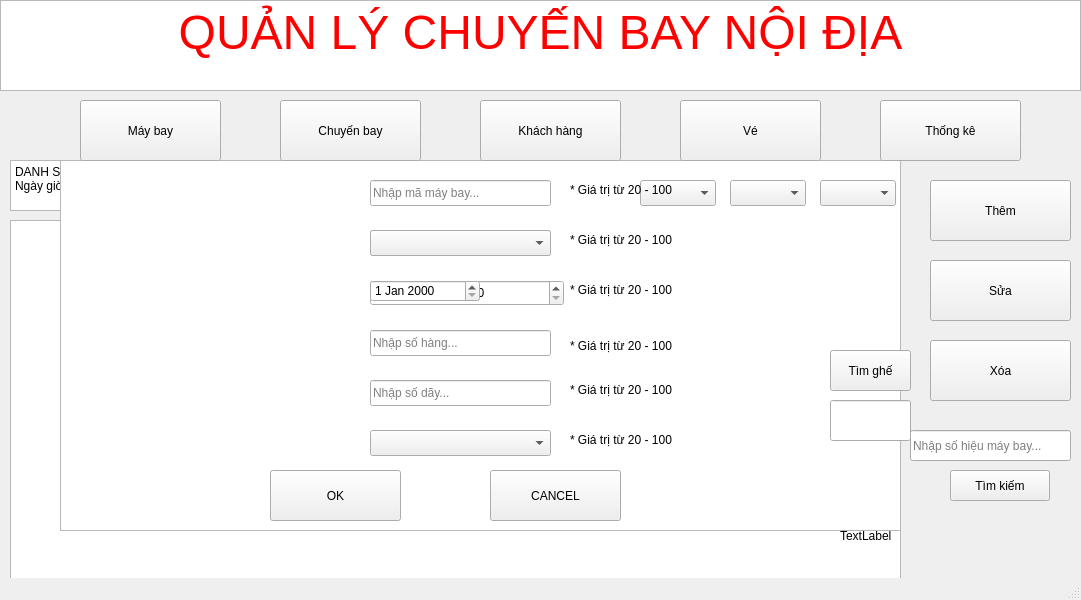
<?xml version="1.0" encoding="UTF-8"?>
<ui version="4.0">
 <class>MainWindow</class>
 <widget class="QMainWindow" name="MainWindow">
  <property name="geometry">
   <rect>
    <x>0</x>
    <y>0</y>
    <width>1081</width>
    <height>600</height>
   </rect>
  </property>
  <property name="windowTitle">
   <string>MainWindow</string>
  </property>
  <widget class="QWidget" name="centralwidget">
   <widget class="QPushButton" name="planesButton">
    <property name="geometry">
     <rect>
      <x>80</x>
      <y>100</y>
      <width>141</width>
      <height>61</height>
     </rect>
    </property>
    <property name="text">
     <string>Máy bay</string>
    </property>
   </widget>
   <widget class="QPushButton" name="flightsButton">
    <property name="geometry">
     <rect>
      <x>280</x>
      <y>100</y>
      <width>141</width>
      <height>61</height>
     </rect>
    </property>
    <property name="text">
     <string>Chuyến bay</string>
    </property>
   </widget>
   <widget class="QPushButton" name="customerButton">
    <property name="geometry">
     <rect>
      <x>480</x>
      <y>100</y>
      <width>141</width>
      <height>61</height>
     </rect>
    </property>
    <property name="text">
     <string>Khách hàng</string>
    </property>
   </widget>
   <widget class="QTextBrowser" name="topicText">
    <property name="geometry">
     <rect>
      <x>0</x>
      <y>0</y>
      <width>1081</width>
      <height>91</height>
     </rect>
    </property>
    <property name="html">
     <string>&lt;!DOCTYPE HTML PUBLIC &quot;-//W3C//DTD HTML 4.0//EN&quot; &quot;http://www.w3.org/TR/REC-html40/strict.dtd&quot;&gt;
&lt;html&gt;&lt;head&gt;&lt;meta name=&quot;qrichtext&quot; content=&quot;1&quot; /&gt;&lt;meta charset=&quot;utf-8&quot; /&gt;&lt;style type=&quot;text/css&quot;&gt;
p, li { white-space: pre-wrap; }
hr { height: 1px; border-width: 0; }
li.unchecked::marker { content: &quot;\2610&quot;; }
li.checked::marker { content: &quot;\2612&quot;; }
&lt;/style&gt;&lt;/head&gt;&lt;body style=&quot; font-family:'.AppleSystemUIFont'; font-size:13pt; font-weight:400; font-style:normal;&quot;&gt;
&lt;p align=&quot;center&quot; style=&quot; margin-top:0px; margin-bottom:0px; margin-left:0px; margin-right:0px; -qt-block-indent:0; text-indent:0px;&quot;&gt;&lt;span style=&quot; font-family:'Segoe UI'; font-size:36pt; color:#ff0000;&quot;&gt;QUẢN LÝ CHUYẾN BAY NỘI ĐỊA&lt;/span&gt;&lt;/p&gt;&lt;/body&gt;&lt;/html&gt;</string>
    </property>
   </widget>
   <widget class="QTableWidget" name="tableInfo">
    <property name="geometry">
     <rect>
      <x>10</x>
      <y>220</y>
      <width>891</width>
      <height>361</height>
     </rect>
    </property>
   </widget>
   <widget class="QPushButton" name="addButton">
    <property name="geometry">
     <rect>
      <x>930</x>
      <y>180</y>
      <width>141</width>
      <height>61</height>
     </rect>
    </property>
    <property name="text">
     <string>Thêm</string>
    </property>
   </widget>
   <widget class="QPushButton" name="updateButton">
    <property name="geometry">
     <rect>
      <x>930</x>
      <y>260</y>
      <width>141</width>
      <height>61</height>
     </rect>
    </property>
    <property name="text">
     <string>Sửa</string>
    </property>
   </widget>
   <widget class="QPushButton" name="removeButton">
    <property name="geometry">
     <rect>
      <x>930</x>
      <y>340</y>
      <width>141</width>
      <height>61</height>
     </rect>
    </property>
    <property name="text">
     <string>Xóa</string>
    </property>
   </widget>
   <widget class="QGraphicsView" name="popupBG">
    <property name="geometry">
     <rect>
      <x>60</x>
      <y>160</y>
      <width>841</width>
      <height>371</height>
     </rect>
    </property>
   </widget>
   <widget class="QPushButton" name="okButton">
    <property name="geometry">
     <rect>
      <x>270</x>
      <y>470</y>
      <width>131</width>
      <height>51</height>
     </rect>
    </property>
    <property name="text">
     <string>OK</string>
    </property>
   </widget>
   <widget class="QPushButton" name="cancelButton">
    <property name="geometry">
     <rect>
      <x>490</x>
      <y>470</y>
      <width>131</width>
      <height>51</height>
     </rect>
    </property>
    <property name="text">
     <string>CANCEL</string>
    </property>
   </widget>
   <widget class="QLineEdit" name="input1">
    <property name="geometry">
     <rect>
      <x>370</x>
      <y>180</y>
      <width>181</width>
      <height>26</height>
     </rect>
    </property>
    <property name="text">
     <string/>
    </property>
    <property name="placeholderText">
     <string>Nhập mã máy bay...</string>
    </property>
   </widget>
   <widget class="QLineEdit" name="input2">
    <property name="geometry">
     <rect>
      <x>370</x>
      <y>230</y>
      <width>181</width>
      <height>26</height>
     </rect>
    </property>
    <property name="text">
     <string/>
    </property>
    <property name="placeholderText">
     <string>Nhập loại máy bay...</string>
    </property>
   </widget>
   <widget class="QLineEdit" name="input3">
    <property name="geometry">
     <rect>
      <x>370</x>
      <y>330</y>
      <width>181</width>
      <height>26</height>
     </rect>
    </property>
    <property name="text">
     <string/>
    </property>
    <property name="placeholderText">
     <string>Nhập số hàng...</string>
    </property>
   </widget>
   <widget class="QLabel" name="warring_3">
    <property name="geometry">
     <rect>
      <x>570</x>
      <y>330</y>
      <width>351</width>
      <height>31</height>
     </rect>
    </property>
    <property name="text">
     <string>* Giá trị từ 20 - 100</string>
    </property>
   </widget>
   <widget class="QLabel" name="warring_4">
    <property name="geometry">
     <rect>
      <x>570</x>
      <y>380</y>
      <width>351</width>
      <height>20</height>
     </rect>
    </property>
    <property name="text">
     <string>* Giá trị từ 20 - 100</string>
    </property>
   </widget>
   <widget class="QLineEdit" name="input4">
    <property name="geometry">
     <rect>
      <x>370</x>
      <y>380</y>
      <width>181</width>
      <height>26</height>
     </rect>
    </property>
    <property name="text">
     <string/>
    </property>
    <property name="placeholderText">
     <string>Nhập số dãy...</string>
    </property>
   </widget>
   <widget class="QComboBox" name="idPlane">
    <property name="geometry">
     <rect>
      <x>370</x>
      <y>230</y>
      <width>181</width>
      <height>26</height>
     </rect>
    </property>
   </widget>
   <widget class="QDateTimeEdit" name="dateTimeEdit">
    <property name="geometry">
     <rect>
      <x>370</x>
      <y>280</y>
      <width>194</width>
      <height>26</height>
     </rect>
    </property>
   </widget>
   <widget class="QComboBox" name="statusFlight">
    <property name="geometry">
     <rect>
      <x>370</x>
      <y>430</y>
      <width>181</width>
      <height>26</height>
     </rect>
    </property>
   </widget>
   <widget class="QPushButton" name="ticketButton">
    <property name="geometry">
     <rect>
      <x>680</x>
      <y>100</y>
      <width>141</width>
      <height>61</height>
     </rect>
    </property>
    <property name="text">
     <string>Vé</string>
    </property>
   </widget>
   <widget class="QPushButton" name="reportButton">
    <property name="geometry">
     <rect>
      <x>880</x>
      <y>100</y>
      <width>141</width>
      <height>61</height>
     </rect>
    </property>
    <property name="text">
     <string>Thống kê</string>
    </property>
   </widget>
   <widget class="QComboBox" name="comboBox_1">
    <property name="geometry">
     <rect>
      <x>820</x>
      <y>180</y>
      <width>76</width>
      <height>26</height>
     </rect>
    </property>
   </widget>
   <widget class="QTextBrowser" name="flightInfo">
    <property name="geometry">
     <rect>
      <x>10</x>
      <y>160</y>
      <width>761</width>
      <height>51</height>
     </rect>
    </property>
    <property name="html">
     <string>&lt;!DOCTYPE HTML PUBLIC &quot;-//W3C//DTD HTML 4.0//EN&quot; &quot;http://www.w3.org/TR/REC-html40/strict.dtd&quot;&gt;
&lt;html&gt;&lt;head&gt;&lt;meta name=&quot;qrichtext&quot; content=&quot;1&quot; /&gt;&lt;meta charset=&quot;utf-8&quot; /&gt;&lt;style type=&quot;text/css&quot;&gt;
p, li { white-space: pre-wrap; }
hr { height: 1px; border-width: 0; }
li.unchecked::marker { content: &quot;\2610&quot;; }
li.checked::marker { content: &quot;\2612&quot;; }
&lt;/style&gt;&lt;/head&gt;&lt;body style=&quot; font-family:'.AppleSystemUIFont'; font-size:13pt; font-weight:400; font-style:normal;&quot;&gt;
&lt;p style=&quot; margin-top:0px; margin-bottom:0px; margin-left:0px; margin-right:0px; -qt-block-indent:0; text-indent:0px;&quot;&gt;&lt;span style=&quot; font-family:'Segoe UI'; font-size:9pt;&quot;&gt;DANH SÁCH HÀNH KHÁCH THUỘC CHUYẾN BAY ######&lt;/span&gt;&lt;/p&gt;
&lt;p style=&quot; margin-top:0px; margin-bottom:0px; margin-left:0px; margin-right:0px; -qt-block-indent:0; text-indent:0px;&quot;&gt;&lt;span style=&quot; font-family:'Segoe UI'; font-size:9pt;&quot;&gt;Ngày giờ khởi hành: dd/mm/yyyy hh:mm.  Nơi đến : xxxxxxxxxxx&lt;/span&gt;&lt;/p&gt;&lt;/body&gt;&lt;/html&gt;</string>
    </property>
   </widget>
   <widget class="QLabel" name="warring_1">
    <property name="geometry">
     <rect>
      <x>570</x>
      <y>230</y>
      <width>131</width>
      <height>20</height>
     </rect>
    </property>
    <property name="text">
     <string>* Giá trị từ 20 - 100</string>
    </property>
   </widget>
   <widget class="QLabel" name="warring_2">
    <property name="geometry">
     <rect>
      <x>570</x>
      <y>280</y>
      <width>131</width>
      <height>20</height>
     </rect>
    </property>
    <property name="text">
     <string>* Giá trị từ 20 - 100</string>
    </property>
   </widget>
   <widget class="QLabel" name="warring_5">
    <property name="geometry">
     <rect>
      <x>570</x>
      <y>430</y>
      <width>251</width>
      <height>20</height>
     </rect>
    </property>
    <property name="text">
     <string>* Giá trị từ 20 - 100</string>
    </property>
   </widget>
   <widget class="QLabel" name="warring_0">
    <property name="geometry">
     <rect>
      <x>570</x>
      <y>180</y>
      <width>241</width>
      <height>20</height>
     </rect>
    </property>
    <property name="text">
     <string>* Giá trị từ 20 - 100</string>
    </property>
   </widget>
   <widget class="QComboBox" name="comboBox_2">
    <property name="geometry">
     <rect>
      <x>730</x>
      <y>180</y>
      <width>76</width>
      <height>26</height>
     </rect>
    </property>
   </widget>
   <widget class="QComboBox" name="comboBox_3">
    <property name="geometry">
     <rect>
      <x>640</x>
      <y>180</y>
      <width>76</width>
      <height>26</height>
     </rect>
    </property>
   </widget>
   <widget class="QWidget" name="gridLayoutWidget">
    <property name="geometry">
     <rect>
      <x>150</x>
      <y>250</y>
      <width>671</width>
      <height>271</height>
     </rect>
    </property>
    <layout class="QGridLayout" name="gridLayout"/>
   </widget>
   <widget class="QLabel" name="alertLabel">
    <property name="geometry">
     <rect>
      <x>840</x>
      <y>510</y>
      <width>231</width>
      <height>51</height>
     </rect>
    </property>
    <property name="text">
     <string>TextLabel</string>
    </property>
   </widget>
   <widget class="QDateEdit" name="dateEdit">
    <property name="geometry">
     <rect>
      <x>370</x>
      <y>280</y>
      <width>110</width>
      <height>22</height>
     </rect>
    </property>
   </widget>
   <widget class="QLabel" name="warring_gender">
    <property name="enabled">
     <bool>true</bool>
    </property>
    <property name="geometry">
     <rect>
      <x>570</x>
      <y>430</y>
      <width>161</width>
      <height>21</height>
     </rect>
    </property>
    <property name="text">
     <string/>
    </property>
   </widget>
   <widget class="QLineEdit" name="seatInput">
    <property name="geometry">
     <rect>
      <x>830</x>
      <y>400</y>
      <width>81</width>
      <height>41</height>
     </rect>
    </property>
   </widget>
   <widget class="QPushButton" name="searchSeatButton">
    <property name="geometry">
     <rect>
      <x>830</x>
      <y>350</y>
      <width>81</width>
      <height>41</height>
     </rect>
    </property>
    <property name="text">
     <string>Tìm ghế</string>
    </property>
   </widget>
   <widget class="QLineEdit" name="searchInput">
    <property name="geometry">
     <rect>
      <x>910</x>
      <y>430</y>
      <width>161</width>
      <height>31</height>
     </rect>
    </property>
    <property name="placeholderText">
     <string>Nhập số hiệu máy bay...</string>
    </property>
   </widget>
   <widget class="QPushButton" name="searchButton">
    <property name="geometry">
     <rect>
      <x>950</x>
      <y>470</y>
      <width>100</width>
      <height>31</height>
     </rect>
    </property>
    <property name="text">
     <string>Tìm kiếm</string>
    </property>
   </widget>
   <zorder>flightInfo</zorder>
   <zorder>tableInfo</zorder>
   <zorder>popupBG</zorder>
   <zorder>comboBox_3</zorder>
   <zorder>planesButton</zorder>
   <zorder>flightsButton</zorder>
   <zorder>customerButton</zorder>
   <zorder>topicText</zorder>
   <zorder>addButton</zorder>
   <zorder>updateButton</zorder>
   <zorder>removeButton</zorder>
   <zorder>input2</zorder>
   <zorder>ticketButton</zorder>
   <zorder>reportButton</zorder>
   <zorder>comboBox_1</zorder>
   <zorder>comboBox_2</zorder>
   <zorder>gridLayoutWidget</zorder>
   <zorder>input1</zorder>
   <zorder>idPlane</zorder>
   <zorder>dateTimeEdit</zorder>
   <zorder>input3</zorder>
   <zorder>input4</zorder>
   <zorder>statusFlight</zorder>
   <zorder>okButton</zorder>
   <zorder>cancelButton</zorder>
   <zorder>warring_5</zorder>
   <zorder>warring_4</zorder>
   <zorder>warring_3</zorder>
   <zorder>warring_2</zorder>
   <zorder>warring_1</zorder>
   <zorder>warring_0</zorder>
   <zorder>alertLabel</zorder>
   <zorder>dateEdit</zorder>
   <zorder>warring_gender</zorder>
   <zorder>seatInput</zorder>
   <zorder>searchSeatButton</zorder>
   <zorder>searchInput</zorder>
   <zorder>searchButton</zorder>
  </widget>
  <widget class="QMenuBar" name="menubar">
   <property name="geometry">
    <rect>
     <x>0</x>
     <y>0</y>
     <width>1081</width>
     <height>24</height>
    </rect>
   </property>
  </widget>
  <widget class="QStatusBar" name="statusbar"/>
 </widget>
 <resources/>
 <connections/>
</ui>
